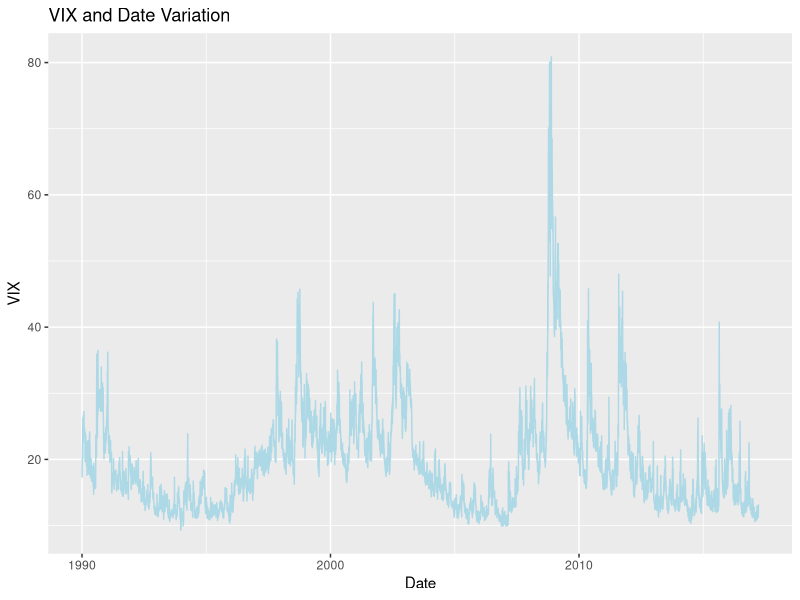

This figure's R source: (Note: this script raises an error after producing the figure.)
# Question 3

# set up
rm(list = ls())
library(ggplot2)
library(glmnet)
library(dplyr)

# (1)

# data load and pre-process
df_source <- read.csv('data/vixlarge.csv', header = FALSE, sep = ',')
colnames(df_source) <- c("date", "VIX")
df_source$date <- as.Date(df_source$date, format = "\'%Y-%m-%d\'")

# plot
VIX_date_plot <- ggplot(df_source, aes(date, VIX)) + 
  geom_line(color = "lightblue") + 
  labs(title = "VIX and Date Variation", x = 'Date', y ='VIX')
ggsave(VIX_date_plot, filename = 'output/Q3_1_VIX_Date_plot.png', width = 8, height = 4)

# (2)

# transform the data to time series
ts_source <- ts(df_source$VIX)
num <- length(ts_source)
model <- ar(ts_source, order.max = 22, method = "ols")
IC_values <- data.frame(
  order = 1:22,
  AIC = model$aic[2:23],
  BIC = numeric(22)
)
IC_values$BIC <- IC_values$AIC + (log(num) - 2) * IC_values$order

# Please note that all AIC values calculated by `ar()` have been adjusted: the lowest AIC is set to 0, while all other's values are relative to minimal AIC value. As i calcualted the BIC values from AIC values, all theses values are just realtvie ones. This is why some BIC values are abnoramlly negative.

# 请注意，所有这里的AIC都是被 `ar()` 函数调整过的：最小的AIC值被设为0，其他的AIC值都是相对于最小值的大小，而BIC的值都是我根据AIC的值计算得到的。因此这里所有的值都是相对的值，这也是什么部分BIC出现了负数的原因。

write.csv(IC_values, "output/Q3_2_AR_IC.csv", row.names = FALSE)

cat(paste0("\nFrom the data we can find out that \nwith AIC, AR(", which.min(IC_values$AIC), ") is the best, \nwhile with BIC, AR(", which.min(IC_values$BIC), ") is the best.\n"))


# (3)

# a vacant table to record the model performance
error_table <- data.frame(matrix(ncol = 44, nrow = 0))
colnames(error_table) <- c(paste0("sqr_AR", 1:22), paste0("abs_AR", 1:22))

for (mx_lag in 1:22) {
  for (stt in 1:(length(ts_source) - 3000)) {
    wd <- ts_source[stt:(stt + 2999)]
    model <- ar(wd, order.max = mx_lag, method = "ols", aic = F)
    pred <- predict(model, n.ahead = 1)
    bias <- ts_source[stt + 3000] - as.numeric(pred$pred)
    error_table[stt, mx_lag] <- bias^2
    error_table[stt, mx_lag + 22] <- abs(bias)
  }
}

# calculate mean error
mean_error <- data.frame(
  Model = c(paste0("AR(", 1:22, ")")),
  Mean_Sqr_Error = round(apply(error_table[, 1:22], 2, mean), 7),
  Mean_Abs_Error = round(apply(error_table[, 23:44], 2, mean), 7),
  row.names = NULL
)
write.csv(mean_error, file = "output/Q3_3_autoreg_error.csv",
          row.names = FALSE)

# (4)

# generate overall `y` and `X` to be indexed
vec_ts <- as.vector(ts_source)
df_ts_with_lag <- data.frame(
  "VIX" = vec_ts
)
for (i in 1:22) {
  df_ts_with_lag[,paste0("lag", i)] = lag(vec_ts, i)
}
overall_y <- df_ts_with_lag %>%
  select(VIX) %>% 
  scale(center = TRUE, scale = FALSE) %>% 
  as.matrix()
overall_X <- df_ts_with_lag %>% 
  select(-VIX) %>% 
  as.matrix()

# again another error table
RL_error_table <- data.frame(matrix(ncol = 8, nrow = 0))
model_names <- c("Ridge_1", "Ridge_10", "Lasso_1", "Lasso_10")
colnames(RL_error_table) <- c(paste0("sqr_", model_names), 
                              paste0("abs_", model_names))

# start the loop
alps <- c(0, 0, 1, 1)
lmbs <- c(1, 10, 1, 10)
for (i in 1:4) {
  alp <- alps[i]
  lmb <- lmbs[i]
  for (stt in 1:(length(ts_source) - 3000)){
    y <- overall_y[(stt + 22):(stt + 2999),]
    X <- overall_X[(stt + 22):(stt + 2999),]
    model <- glmnet(X, y, alpha = alp, lambda = lmb)
    pred <- predict(model, newx = overall_X[stt + 3000,])
    bias <- overall_y[stt + 3000] - pred
    RL_error_table[stt, i] <- bias^2
    RL_error_table[stt, i + 4] <- abs(bias)
  }
}

# calculate mean error
RL_mean_error <- data.frame(
  Model = model_names,
  Mean_Sqr_Error = round(apply(RL_error_table[, 1:4], 2, mean), 7),
  Mean_Abs_Error = round(apply(RL_error_table[, 5:8], 2, mean), 7),
  row.names = NULL
)
overall_mean_error <- rbind(mean_error, RL_mean_error)
write.csv(RL_mean_error, file = "output/Q3_4_RL_autoreg_error.csv",
          row.names = FALSE)
write.csv(overall_mean_error, file = "output/Q3_4_overall_error.csv",
          row.names = FALSE)

# (5)
mean_MSE_index <- which.min(overall_mean_error$Mean_Sqr_Error)
mean_MAE_index <- which.min(overall_mean_error$Mean_Abs_Error)
cat(paste("\nThe model with minimal MSE is",
          overall_mean_error$Model[mean_MSE_index],
          "\nThe model with minimal MAE is",
          overall_mean_error$Model[mean_MAE_index]))


# As we can see from the output and the table of Mean Errors, the model with minimal MSE and MAE are AR(5) and AR(2), seperately. However, Ridge and Lasso regularization method didn't improve the performance as we had expected, instead, the MAE and MSE of these models are obviously higher than normal AR(22) model. As i am concerned, no lags should be punished for being non-zero in our model, all lags play a part in determining the future value of VIX and thus no need to punish a coefficient to be non-zero. Therefore, the non-necessary punishment failed the model to perform better, while instead, worse.


# 我们可以命令返回的结果以及记录平均误的表格可以的得到，按照 MSE，最好的模型是 AR(5)，按照MAE，最好的模型是AR(2)。然而，Ridge and Lasso 方法并没有如同我们所预料地，改善模型的表现，反而让模型的误差明显大于 AR(22)。我认为，这背后的原因在于，我们的模型中所有的lag都差不多得决定了未来的 VIX 值，于是没有必要惩罚非零参数。因此施加不必要的参数非零惩罚反而使得模型的表现更差了。
